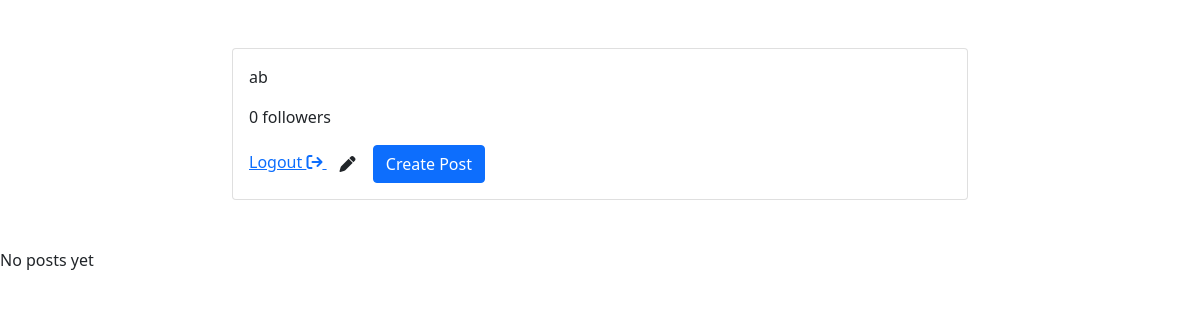
Page /profile/8/ (signed in) on the earlier database version.
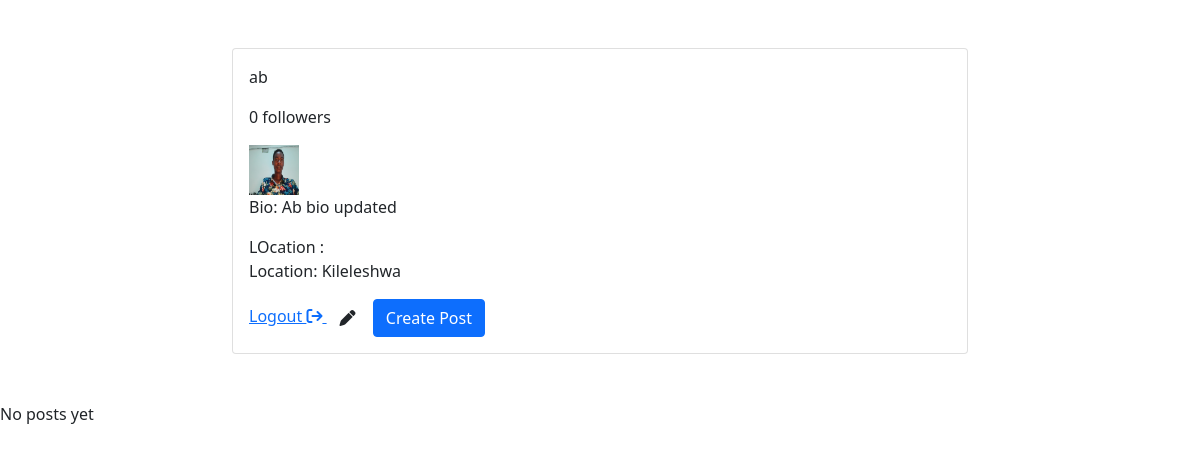
Same page on the later database version.
### users/models.py (models this page shows, shortened)
class Profile(models.Model):
    user = models.OneToOneField(User, on_delete=models.CASCADE, related_name='profile')
    image = models.FileField(upload_to='profile/images', null=True, blank=True)
    bio = models.TextField(null=True, blank=True)
    location = models.CharField(max_length=300, null=True, blank=True)
    followers = models.ManyToManyField(User, blank=True, related_name='followers')

### users/views.py (the view, shortened to what this page needs)
# urls.py: path('profile/<int:id>/', userProfile, name="profile"),
def userProfile(request, id):
    profile = get_object_or_404(Profile, id=id)
    posts = Post.objects.filter(author=profile.user).order_by('-id')
    form = ProfileForm(instance=profile)
    postf = PostForm()
    followers = profile.followers.all()
    no_of_followers = len(followers)
    if len(followers) == 0:
        is_following = False
    for follower in followers:
        if follower == request.user:
            is_following=True
            break
        else:
            is_following=False
    user = profile.user
    context = {
        'profile':profile,
        'user':user,
        'no_of_followers':no_of_followers,
        'is_following':is_following,
        'form':form,
        'posts':posts,
        'postf':postf
    }
    return render(request, 'Posts/profile.html', context)

### templates/Posts/profile.html (shortened to what this page needs)
{% load crispy_forms_tags %}
<!DOCTYPE html>
<html lang="en">
<head>
    <link href="https://cdn.jsdelivr.net/npm/bootstrap@5.0.2/dist/css/bootstrap.min.css" rel="stylesheet">
</head>
<body>
    <div class="container mt-4 mb-4">
        <div class="row mt-4 mb-4">
            <div class="col-md-2"></div>
            <div class="col-md-8 mt-4 mb-4">
                <div class="card">
                    <div class="card-body">
                        {% if user == request.user %}
                            <p class="card-text">{{request.user.username}}</p>
                            <p class="card-text"> {{no_of_followers}}<span> followers</span></p>
                                {% if profile.image %}
                                    <img src="{{profile.image.url}}" class="img-rounded-circle" width="50" height="50" alt="">
                                {% endif %}
                                {% if profile.bio %}
                                    <p class="card-text">Bio: <span>{{profile.bio}}</span></p>
                                {% endif %}
                                {% if profile.location %}
                                LOcation :<p class="card-text">Location: <span>{{profile.location}}</span></p>
                            {% endif %}
                            <a href="{% url 'logout' %}">Logout
                                <i class="fa-solid fa-arrow-right-from-bracket"></i>
                            </a>
                            <button type="button" class="btn " data-bs-toggle="modal" data-bs-target="#exampleModal">
                                <i class="fa-solid fa-pen"></i>
                              </button>
                              <button type="button" class="btn btn-primary" data-bs-toggle="modal" data-bs-target="#postModal">
                                Create Post
                              </button>
                        {% endif %}
                    </div>
                </div>
            </div>
            <div class="col-md-2"></div>
        </div>
    </div>
    {% if posts %}
    <div class="container mt-2 mb-2">
        <div class="row mt-2 mb-2">
            {% for post in posts %}
            <div class="col-md-3">
            <div class="card mt-2 mb-2">
                <img src="{{post.image.url}}"  class="card-img-top" width="150" height="100" alt="">
                <div class="card-body"></div>
            </div>
        </div>
            {% endfor %}
        </div>
    </div>
    {% else %}
    <p class="mt-2 mb-2">No posts yet</p>
    {% endif %}
</body>
</html>

Differences in the rows shown:
now on this page (row edited): Profile: image (picture), bio "Ab bio updated", location "Kileleshwa"
changed Profile: bio empty → "Ab bio updated" (drawn); location empty → "Kileleshwa" (drawn)
Other differences:
text now shown: "Bio: LOcation : Location:"
